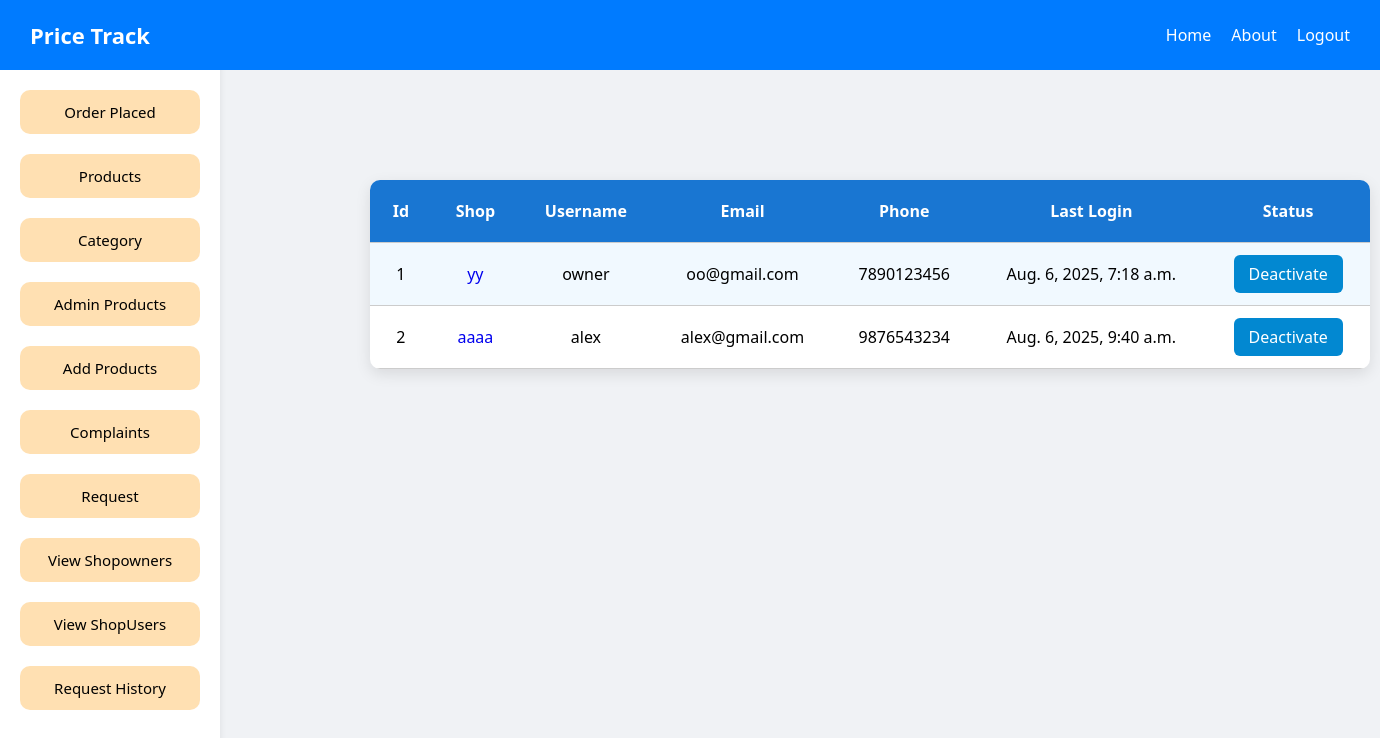
/product/viewShopowner/ (signed in), run on the app's committed database.
### users/models.py (models this page shows)
class Register(AbstractUser):
    name=models.CharField(max_length=40,null=True)
    address=models.CharField(max_length=200,null=True)
    phone=models.IntegerField(null=True)
    approved=models.BooleanField(default=False)
    shopname=models.CharField(max_length=20,null=True)
    licensenumber=models.IntegerField(null=True)
    image=models.ImageField(upload_to='image/',null=True)
    district=models.CharField(max_length=100,null=True)
    place=models.CharField(max_length=255,null=True)
    role=models.CharField(max_length=20,default="admin")

### products/views.py (the view)
# urls.py: path('viewShopowner/',views.viewShopowner,name='viewShopowner'),
def viewShopowner(request):
    users = Register.objects.filter(role = 'retailer')
    return render(request,'viewShopowner.html',{'users':users})

### products/templates/viewShopowner.html (shortened to what this page needs)
{% extends 'layout.html' %}
{% load static %}
{% block extra_head %}
<link rel="stylesheet" href="{% static 'products\viewShopowner.css' %}">
{% endblock %}
{% block content %}
{% include 'side.html' %}
<div class="main">
<table>
  <tr>
    <th>Id</th>
    <th>Shop</th>
    <th>Username</th>
    <th>Email</th>
    <th>Phone</th>
    <th>Last Login</th>
    <th>Status</th>
  </tr>
  {% for user in users %}
  <tr>
    <td>{{ forloop.counter }}</td>
    <td><a href="{% url 'allproduct' user.id %}" class="sname">{{user.shopname}}</a></td>
    <td>{{ user.username }}</td>
    <td>{{ user.email }}</td>
    <td>{{ user.phone }}</td>
    <td>{{ user.last_login }}</td>
    <td>
      {% if not user.is_active %}
        <a class="button-link" href="{% url 'active' user.id %}">Activate</a>
      {% else %}
        <a class="button-link" href="{% url 'deactive' user.id %}">Deactivate</a>
      {% endif %}
    </td>
  </tr>
  {% endfor %}
</table>
</div>
{% endblock %}

### users/static/layout.css (style rules this page uses)
* { margin: 0; padding: 0; font-family: -apple-system, BlinkMacSystemFont, "Segoe UI", Roboto, Oxygen, Ubuntu, Cantarell, "Open Sans", "Helvetica Neue", sans-serif; box-sizing: border-box; }
body { background-color: #f4f7fa; }
.main { margin-top: 80px; padding: 20px; }

### products/static/products/viewShopowner.css (style rules this page uses)
table { width: 90%; max-width: 1000px; margin: 0 auto 40px auto; border-collapse: collapse; box-shadow: 0 5px 15px rgba(0, 0, 0, 0.1); background-color: white; border-radius: 10px; overflow: hidden; margin-left: 350px; margin-top: 20px; }
th, td { padding: 20px; text-align: center; font-size: 1rem; border-bottom: 1px solid #ccc; }
th { background-color: #1976d2; color: white; font-weight: 600; }
tr:nth-child(even) { background-color: #f1f9ff; }
a.button-link { text-decoration: none; padding: 8px 15px; border-radius: 6px; font-weight: 500; background-color: #0288d1; color: white; transition: background-color 0.3s ease; }
.main { display: flex; flex-direction: column; }
.sname { text-decoration: none; }

### users/static/side.css (style rules this page uses)
* { margin: 0; padding: 0; box-sizing: border-box; font-family: "Segoe UI", Roboto, Oxygen, Ubuntu, Cantarell, "Open Sans", sans-serif; }
body { background-color: #f0f2f5; min-height: 100vh; }

### data on the page
Register: shopname "yy", username "owner", email "oo@gmail.com", phone "7890123456", last_login "Aug. 6, 2025, 7:18 a.m.", is_active "Deactivate"
Register: shopname "aaaa", username "alex", email "alex@gmail.com", phone "9876543234", last_login "Aug. 6, 2025, 9:40 a.m.", is_active "Deactivate"
